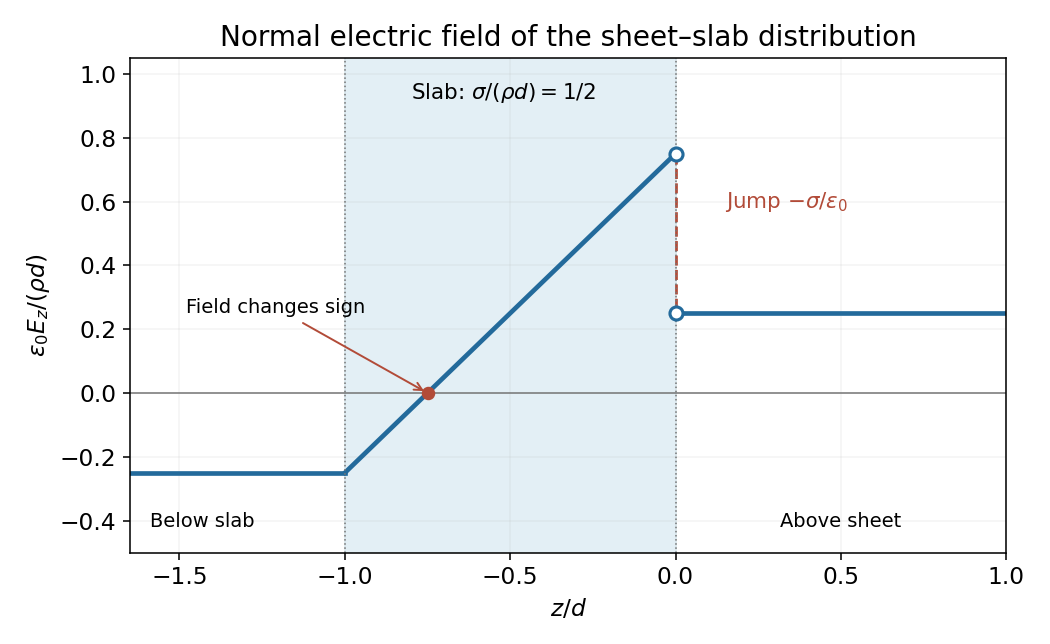

This chart was generated by the following Python code:
from pathlib import Path
import numpy as np
import matplotlib
matplotlib.use("Agg")
import matplotlib.pyplot as plt
from matplotlib.patches import Rectangle, Circle, Arc
plt.rcParams.update({"font.size":12,"font.family":"DejaVu Sans","figure.facecolor":"white","axes.facecolor":"white","savefig.facecolor":"white"})

fig,ax=plt.subplots(figsize=(7.5,4.6));alpha=.5;ax.axvspan(-1,0,color="#dcecf3",alpha=.8)
ax.plot([-1.65,-1],[-.25,-.25],color="#236a9b",lw=2.4);u=np.linspace(-1,0,250);ax.plot(u,u+(1+alpha)/2,color="#236a9b",lw=2.4);ax.plot([0,1],[.25,.25],color="#236a9b",lw=2.4)
ax.plot([0,0],[.75,.25],color="#b24b38",lw=1.4,ls="--");ax.scatter([0,0],[.25,.75],facecolor="white",edgecolor="#236a9b",s=45,lw=1.6,zorder=4);ax.scatter([-.75],[0],color="#b24b38",s=35,zorder=4)
ax.axhline(0,color="#777777",lw=.8);ax.axvline(-1,color="#777777",lw=.8,ls=":");ax.axvline(0,color="#777777",lw=.8,ls=":");ax.annotate("Field changes sign",(-.75,0),xytext=(-1.48,.25),arrowprops=dict(arrowstyle="->",color="#b24b38"),fontsize=10)
ax.text(-.52,.92,r"Slab: $\sigma/(\rho d)=1/2$",ha="center",fontsize=11);ax.text(.15,.58,r"Jump $-\sigma/\epsilon_0$",color="#b24b38",fontsize=11);ax.text(-1.43,-.42,"Below slab",ha="center",fontsize=10);ax.text(.5,-.42,"Above sheet",ha="center",fontsize=10)
ax.set(xlim=(-1.65,1),ylim=(-.5,1.05),xlabel=r"$z/d$",ylabel=r"$\epsilon_0E_z/(\rho d)$",title="Normal electric field of the sheet–slab distribution");ax.grid(alpha=.13);fig.tight_layout()

fig.savefig(Path.cwd()/Path(__file__).with_suffix(".png").name,dpi=140,facecolor="white",transparent=False)
plt.close(fig)
